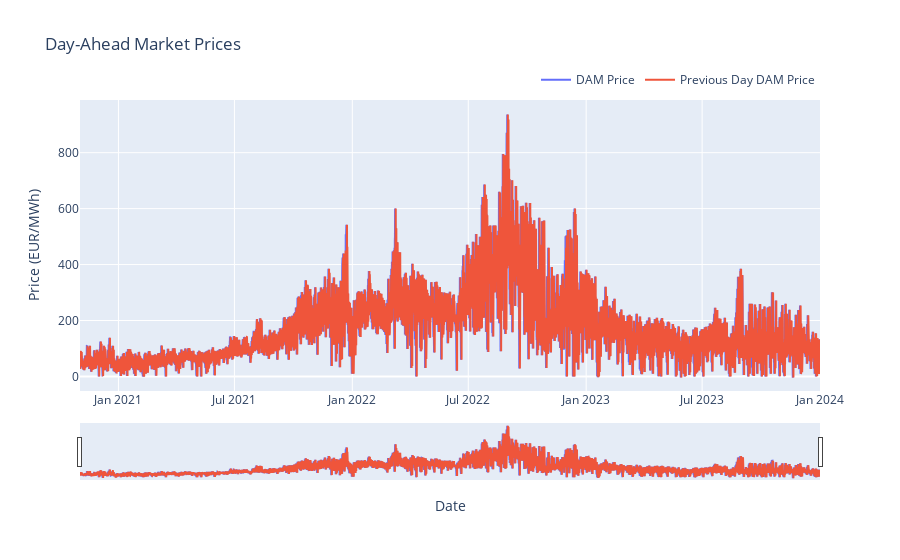

The cell this chart's notebook holds for it:
### Markdown cell above
## Visualize the DAM series

### Code cell
import plotly.graph_objects as go

fig = go.Figure()

fig.add_trace(
    go.Scatter(
        x=df["datetime_local"],
        y=df["dam_price_eur_mwh"],
        name="DAM Price",
        mode="lines"
    )
)

fig.add_trace(
    go.Scatter(
        x=df["datetime_local"],
        y=df["previous_day_dam"],
        name="Previous Day DAM Price",
        mode="lines"
    )
)

fig.update_layout(
    title="Day-Ahead Market Prices",
    xaxis_title="Date",
    yaxis_title="Price (EUR/MWh)",
    hovermode="x unified",
    xaxis=dict(rangeslider=dict(visible=True), type="date"),
    legend=dict(orientation="h", yanchor="bottom", y=1.02, xanchor="right", x=1)
)

fig.show()

### Figure 1 — Plotly figure (JSON) as saved in the notebook; plotly's stock layout.template omitted (floating-point values rounded to 4 significant figures; data arrays with more than 128 entries replaced by an {"elided": "..."} marker saying what was removed)
{"data": [{"mode": "lines", "name": "DAM Price", "type": "scatter", "x": {"elided": "27720 str values"}, "y": {"elided": "27720 float values"}}, {"mode": "lines", "name": "Previous Day DAM Price", "type": "scatter", "x": {"elided": "27720 str values"}, "y": {"elided": "27720 float values"}}], "layout": {"hovermode": "x unified", "legend": {"orientation": "h", "x": 1, "xanchor": "right", "y": 1.02, "yanchor": "bottom"}, "title": {"text": "Day-Ahead Market Prices"}, "xaxis": {"rangeslider": {"visible": true}, "title": {"text": "Date"}, "type": "date"}, "yaxis": {"title": {"text": "Price (EUR/MWh)"}}}}
